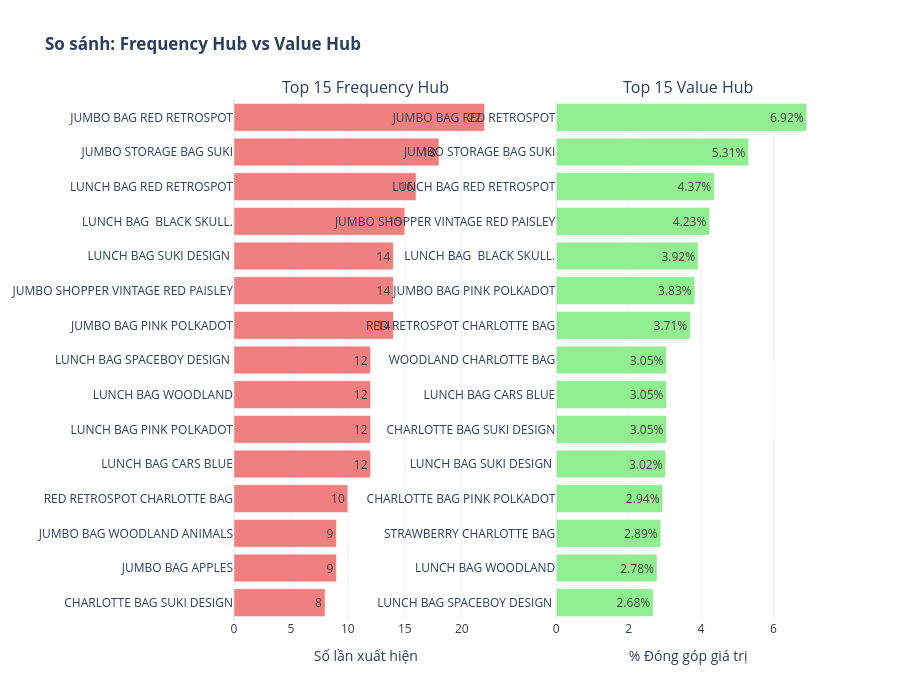

The notebook cell this image was saved under:
### Code cell
"""
CELL 11: BIỂU ĐỒ 4 - SO SÁNH FREQUENCY HUB VS VALUE HUB
Mục đích: Trực quan hóa sự khác biệt giữa 2 loại hub
Nội dung: Bar chart so sánh Top 15 sản phẩm theo 2 tiêu chí
Ý nghĩa: Phát hiện "ngôi sao doanh thu" - sản phẩm có value cao dù frequency thấp
"""

# Lấy top 15 từ mỗi loại
top_freq = frequency_hubs.head(15).copy()
top_value = value_hubs.head(15).copy()

# Tạo subplot
fig = make_subplots(
    rows=1, cols=2,
    subplot_titles=('Top 15 Frequency Hub', 'Top 15 Value Hub'),
    specs=[[{"type": "bar"}, {"type": "bar"}]]
)

# Frequency Hub
fig.add_trace(
    go.Bar(
        y=top_freq['Product'],
        x=top_freq['Frequency'],
        orientation='h',
        marker_color='lightcoral',
        name='Frequency',
        text=top_freq['Frequency'],
        textposition='auto',
    ),
    row=1, col=1
)

# Value Hub
fig.add_trace(
    go.Bar(
        y=top_value['Product'],
        x=top_value['Value_Percentage'],
        orientation='h',
        marker_color='lightgreen',
        name='Value %',
        text=[f"{v:.2f}%" for v in top_value['Value_Percentage']],
        textposition='auto',
    ),
    row=1, col=2
)

fig.update_xaxes(title_text="Số lần xuất hiện", row=1, col=1)
fig.update_xaxes(title_text="% Đóng góp giá trị", row=1, col=2)
fig.update_yaxes(autorange="reversed", row=1, col=1)
fig.update_yaxes(autorange="reversed", row=1, col=2)

fig.update_layout(
    title_text="<b>So sánh: Frequency Hub vs Value Hub</b>",
    height=700,
    showlegend=False,
    template="plotly_white"
)

fig.show()

print("\n📊 PHÂN TÍCH FREQUENCY HUB VS VALUE HUB:")
print(f"- Top 1 Frequency Hub: '{frequency_hubs.iloc[0]['Product']}' ({frequency_hubs.iloc[0]['Frequency']} lần)")
print(f"- Top 1 Value Hub: '{value_hubs.iloc[0]['Product']}' ({value_hubs.iloc[0]['Value_Percentage']:.2f}% giá trị)")

### Figure 1 — Plotly figure (JSON) as saved in the notebook; plotly's stock layout.template omitted (floating-point values rounded to 4 significant figures)
{"data": [{"marker": {"color": "lightcoral"}, "name": "Frequency", "orientation": "h", "text": [22.0, 18.0, 16.0, 15.0, 14.0, 14.0, 14.0, 12.0, 12.0, 12.0, 12.0, 10.0, 9.0, 9.0, 8.0], "textposition": "auto", "type": "bar", "x": [22, 18, 16, 15, 14, 14, 14, 12, 12, 12, 12, 10, 9, 9, 8], "xaxis": "x", "y": ["JUMBO BAG RED RETROSPOT", "JUMBO STORAGE BAG SUKI", "LUNCH BAG RED RETROSPOT", "LUNCH BAG  BLACK SKULL.", "LUNCH BAG SUKI DESIGN ", "JUMBO SHOPPER VINTAGE RED PAISLEY", "JUMBO BAG PINK POLKADOT", "LUNCH BAG SPACEBOY DESIGN ", "LUNCH BAG WOODLAND", "LUNCH BAG PINK POLKADOT", "LUNCH BAG CARS BLUE", "RED RETROSPOT CHARLOTTE BAG", "JUMBO BAG WOODLAND ANIMALS", "JUMBO BAG APPLES", "CHARLOTTE BAG SUKI DESIGN"], "yaxis": "y"}, {"marker": {"color": "lightgreen"}, "name": "Value %", "orientation": "h", "text": ["6.92%", "5.31%", "4.37%", "4.23%", "3.92%", "3.83%", "3.71%", "3.05%", "3.05%", "3.05%", "3.02%", "2.94%", "2.89%", "2.78%", "2.68%"], "textposition": "auto", "type": "bar", "x": [6.925, 5.315, 4.368, 4.233, 3.921, 3.828, 3.705, 3.047, 3.047, 3.046, 3.023, 2.94, 2.888, 2.783, 2.681], "xaxis": "x2", "y": ["JUMBO BAG RED RETROSPOT", "JUMBO STORAGE BAG SUKI", "LUNCH BAG RED RETROSPOT", "JUMBO SHOPPER VINTAGE RED PAISLEY", "LUNCH BAG  BLACK SKULL.", "JUMBO BAG PINK POLKADOT", "RED RETROSPOT CHARLOTTE BAG", "WOODLAND CHARLOTTE BAG", "LUNCH BAG CARS BLUE", "CHARLOTTE BAG SUKI DESIGN", "LUNCH BAG SUKI DESIGN ", "CHARLOTTE BAG PINK POLKADOT", "STRAWBERRY CHARLOTTE BAG", "LUNCH BAG WOODLAND", "LUNCH BAG SPACEBOY DESIGN "], "yaxis": "y2"}], "layout": {"annotations": [{"font": {"size": 16}, "showarrow": false, "text": "Top 15 Frequency Hub", "x": 0.225, "xanchor": "center", "xref": "paper", "y": 1, "yanchor": "bottom", "yref": "paper"}, {"font": {"size": 16}, "showarrow": false, "text": "Top 15 Value Hub", "x": 0.775, "xanchor": "center", "xref": "paper", "y": 1, "yanchor": "bottom", "yref": "paper"}], "height": 700, "showlegend": false, "title": {"text": "<b>So sánh: Frequency Hub vs Value Hub</b>"}, "xaxis": {"anchor": "y", "domain": [0, 0.45], "title": {"text": "Số lần xuất hiện"}}, "xaxis2": {"anchor": "y2", "domain": [0.55, 1], "title": {"text": "% Đóng góp giá trị"}}, "yaxis": {"anchor": "x", "autorange": "reversed", "domain": [0, 1]}, "yaxis2": {"anchor": "x2", "autorange": "reversed", "domain": [0, 1]}}}
